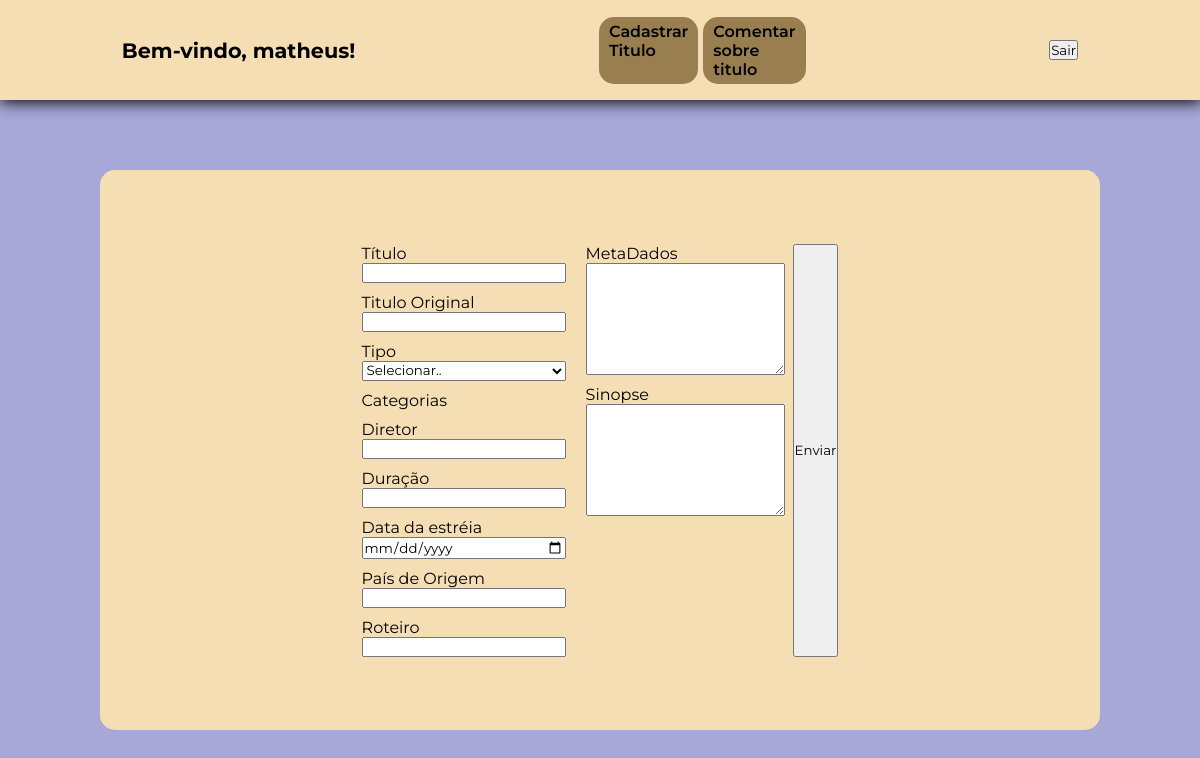
Page /cadastroTitulos.php (signed in) on the earlier database version.
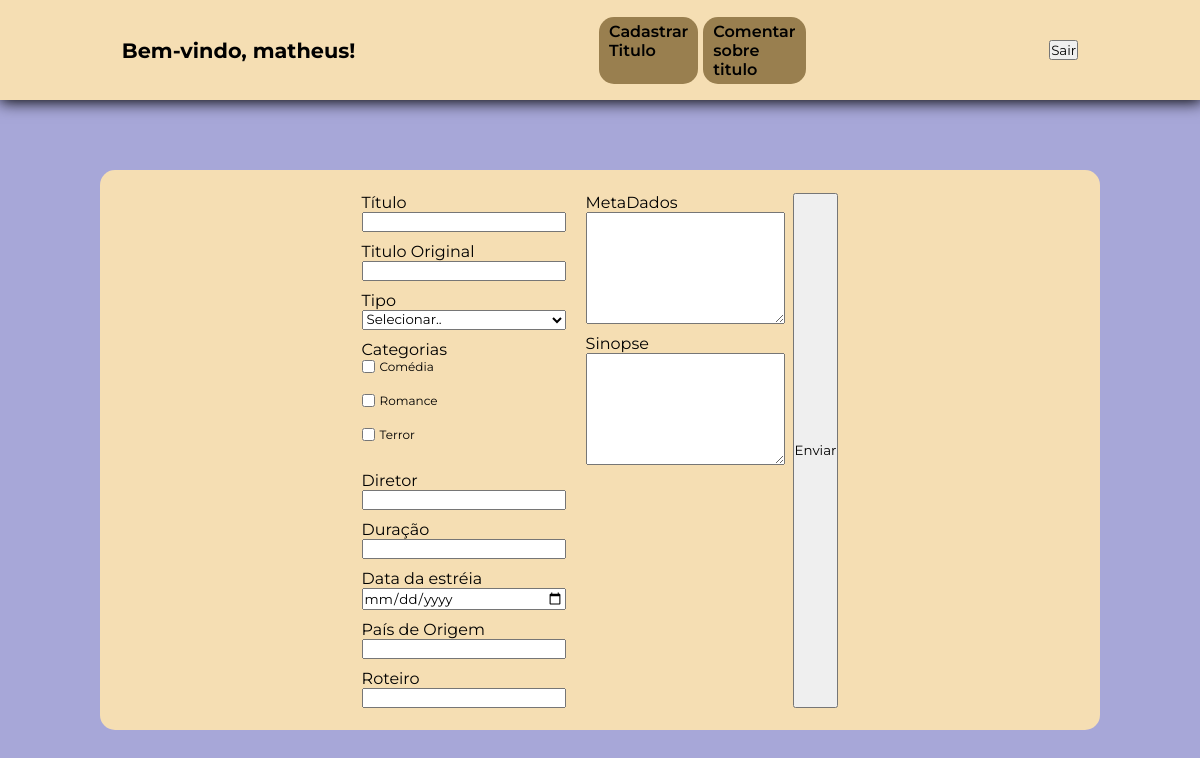
Same page on the later database version.
### tables this page shows
CREATE TABLE `categorias` (
  `categoria_id` int(11) NOT NULL,
  `data` timestamp NOT NULL DEFAULT current_timestamp() ON UPDATE current_timestamp(),
  `categoria` varchar(20) NOT NULL
);

### cadastroTitulos.php (the view, shortened to what this page needs)
<?php
require_once 'php/DB/conexaoDB.php';
try {
    $query = "SELECT categoria_id, categoria FROM categorias ORDER BY categoria";
    $stmt = $pdo->query($query);
    $opcoes = $stmt->fetchAll(PDO::FETCH_ASSOC);
} catch (PDOException $e) {
    die("Erro ao buscar os dados: " . $e->getMessage());
}
?>
<!DOCTYPE html>
<html>
<head>
    <link rel="stylesheet" href="style/styleCadastroTitulo.css">
</head>
<body>
    <header>
        <div class="box-saudacao">
            <h1 class="saudacao">Bem-vindo, <?php echo htmlspecialchars($_SESSION['username']); ?>!</h1>
        </div>
        <div class="box-menu">
            <ul class="menu">
               <li>
                    <a href="cadastroTitulos.php">Cadastrar <br> Titulo</a>
               </li>
               <li>
                    <a href="#">Comentar <br> sobre <br> titulo</a>
               </li>
            </ul>
        </div>
        <form action="php/DB/logout.php" method="post">
            <button type="submit">Sair</button>
        </form>
    </header>
    <main>
        <div class="card">
            <form action="php/DB/incluirTitulo.php" method="POST">
                <div class="coluna">
                    <div class="label-input">
                        <label for="titulo">Título</label>
                        <input type="text" name="titulo" id="titulo">
                    </div>
                    <div class="label-input">
                        <label for="titulo-original">Titulo Original</label>
                        <input type="text" name="titulo-original" id="titulo-original">
                    </div>
                    <div class="label-input">
                        <label for="tipo">Tipo</label>
                        <select name="tipo" id="tipo">
                            <option value="">Selecionar..</option>
                        </select>
                    </div>
                    <div class="label-input">
                        <label>Categorias</label>
                        <div id="categorias">
                            <?php foreach ($opcoes as $opcao): ?>
                            <label>
                                <input type="checkbox" name="categorias[]" value="<?= htmlspecialchars($opcao['categoria_id']) ?>">
                                <?= htmlspecialchars($opcao['categoria']) ?>
                            </label><br>
                            <?php endforeach; ?>
                        </div>
                    </div>
                    <div class="label-input">
                        <label for="diretor">Diretor</label>
                        <input type="text" id="diretor" name="diretor">
                    </div>
                    <div class="label-input">
                        <label for="duracao">Duração</label>
                        <input type="text" id="duracao" name="duracao">
                    </div>
                    <div class="label-input">
                        <label for="data-estreia">Data da estréia</label>
                        <input type="date" name="data-estreia" id="data-estreia">
                    </div>
                    <div class="label-input">
                        <label for="pais-origem">País de Origem</label>
                        <input type="text" id="pais-origem" name="pais-origem">
                    </div>
                    <div class="label-input">
                        <label for="roteiro">Roteiro</label>
                        <input type="text" name="roteiro" id="roteiro">
                    </div>
                </div>
                <div class="coluna">
                    <div class="label-input">
                        <label for="meta-dados">MetaDados</label>
                        <textarea name="meta-dados" id="meta-dados"></textarea>
                    </div>
                    <div class="label-input">
                        <label for="sinopse">Sinopse</label>
                        <textarea name="sinopse" id="sinopse"></textarea>
                    </div>
                </div>
                <button type="submit">Enviar</button>
            </form>
        </div>
    </main>
</body>
</html>

### style/styleCadastroTitulo.css (style rules this page uses)
:root { --cor-do-card:wheat ; --cor-body: rgb(167, 167, 216); --cor-btn-menu: rgb(153, 127, 79); --fonte-principal: "Montserrat", serif; }
* { margin: 0; padding: 0; font-family: var(--fonte-principal); }
body { width: 100vw; height: 700px; background-color: var(--cor-body); }
header, main, .card { display: flex; align-items: center; }
header { width: 100%; height: 100px; background-color: var(--cor-do-card); justify-content: space-around; box-shadow: 1px 1px 15px 1px black; }
.saudacao { font-size: 1.3rem; }
.menu { list-style: none; display: flex; gap: 5px; }
.menu li { background-color: var(--cor-btn-menu); padding: 5px 10px; border-radius: 15px; }
.menu a { color: black; text-decoration: none; font-weight: 600; border: none; }
main { width: 100%; height: 100%; justify-content: center; }
.card { width: 80%; height: 80%; padding: 0 20px; background-color: var(--cor-do-card); border-radius: 15px; display: flex; flex-direction: column; justify-content: center; gap: 20px; }
form { display: flex; gap:20px; }
.coluna { display: flex; flex-direction: column; gap: 10px; }
form textarea { width: 100%; height: 100px; padding: 5px; }
.label-input { display: flex; flex-direction: column; }
.label-input input { width: 200px; }
#categorias { width: 50px; display: flex; justify-content: center; flex-direction: column; }
#categorias label { font-size: 12px; display: flex; align-items: center; gap: 5px; }

Differences in the rows shown:
added categorias: categoria "Comédia"
added categorias: categoria "Romance"
added categorias: categoria "Terror"
